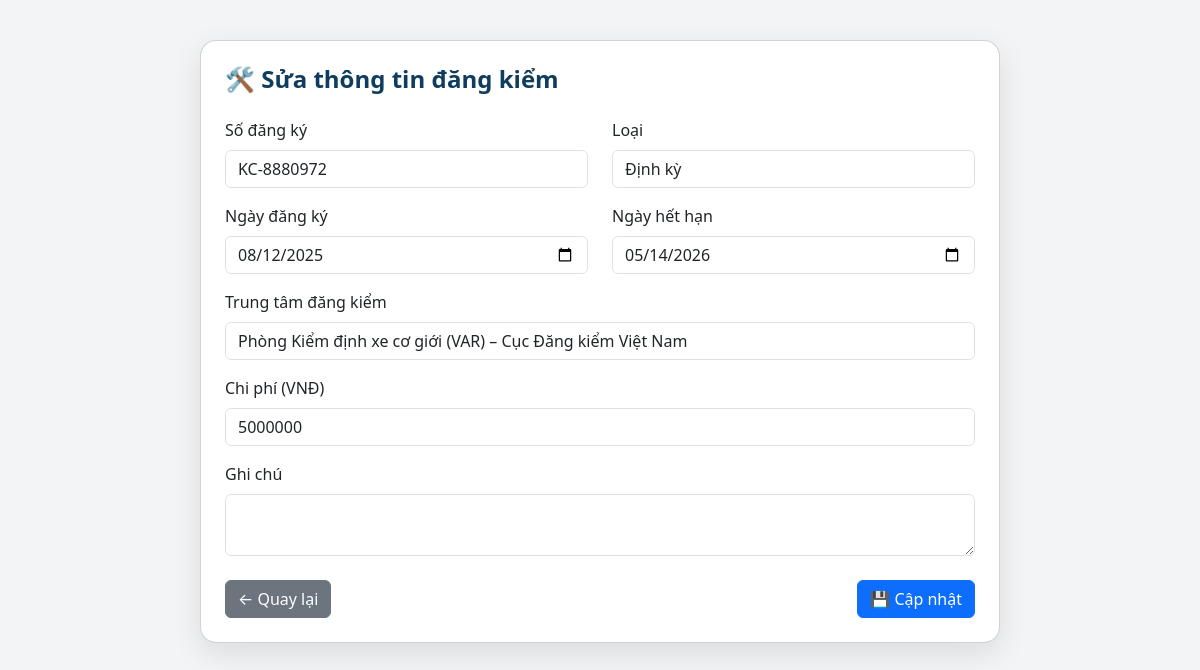
The page /sua-dang-kiem/2 (signed in) on the database its author committed.
### tables this page shows
CREATE TABLE dang_kiem (
    id INTEGER PRIMARY KEY AUTOINCREMENT,
    vehicle_id INTEGER NOT NULL,
    so_dang_ky TEXT,
    loai TEXT,
    ngay_dang_ky DATE,
    ngay_het_han DATE,
    trung_tam TEXT
, chi_phi INTEGER DEFAULT 0, nguoi_thuc_hien TEXT, ghi_chu TEXT);

### app.py (the view, shortened to what this page needs)
@app.route("/sua-dang-kiem/<int:id>", methods=["GET","POST"])
@login_required
@admin_required
def sua_dang_kiem(id):
    con = db()
    data = con.execute(
        "SELECT * FROM dang_kiem WHERE id=?",
        (id,)
    ).fetchone()
    con.close()
    return render_template("sua_dang_kiem.html", data=data)

### app.py (called while the page is built)
def db():
    con = sqlite3.connect(
        "fleet.db",
        timeout=30,
        check_same_thread=False
    )
    con.row_factory = sqlite3.Row
    con.execute("PRAGMA journal_mode=WAL;")
    con.execute("PRAGMA synchronous=NORMAL;")
    return con

@app.before_request
def auto_session_timeout():
    session.permanent = True
    now = int(time.time())
    if "last_activity" in session:
        elapsed = now - session["last_activity"]
        if elapsed > 900:
            session.clear()
            return redirect("/login")
    session["last_activity"] = now

def login_required(f):
    @wraps(f)
    def decorated(*args, **kwargs):
        if "user_id" not in session:
            return redirect("/login")
        return f(*args, **kwargs)
    return decorated

def admin_required(f):
    @wraps(f)
    def decorated(*args, **kwargs):
        if session.get("role") != "admin":
            return "Không có quyền truy cập", 403
        return f(*args, **kwargs)
    return decorated

### templates/sua_dang_kiem.html (shortened to what this page needs)
<!DOCTYPE html>
<html lang="vi">
<head>
<link href="https://cdn.jsdelivr.net/npm/bootstrap@5.3.2/dist/css/bootstrap.min.css" rel="stylesheet">
</head>
<body>
<div class="card card-form p-4">
    <h4 class="header-title mb-4">🛠️ Sửa thông tin đăng kiểm</h4>
    <form method="POST">
        <div class="row mb-3">
            <div class="col-md-6">
                <label class="form-label">Số đăng ký</label>
                <input type="text"
                       name="so_dang_ky"
                       value="{{ data.so_dang_ky }}"
                       class="form-control" required>
            </div>
            <div class="col-md-6">
                <label class="form-label">Loại</label>
                <input type="text"
                       name="loai"
                       value="{{ data.loai }}"
                       class="form-control">
            </div>
        </div>
        <div class="row mb-3">
            <div class="col-md-6">
                <label class="form-label">Ngày đăng ký</label>
                <input type="date"
                       name="ngay_dang_ky"
                       value="{{ data.ngay_dang_ky }}"
                       class="form-control" required>
            </div>
            <div class="col-md-6">
                <label class="form-label">Ngày hết hạn</label>
                <input type="date"
                       name="ngay_het_han"
                       value="{{ data.ngay_het_han }}"
                       class="form-control" required>
            </div>
        </div>
        <div class="mb-3">
            <label class="form-label">Trung tâm đăng kiểm</label>
            <input type="text"
                   name="trung_tam"
                   value="{{ data.trung_tam }}"
                   class="form-control">
        </div>
        <div class="mb-3">
            <label class="form-label">Chi phí (VNĐ)</label>
            <input type="text"
                   name="chi_phi"
                   value="{{ data.chi_phi }}"
                   class="form-control"
                   oninput="formatCurrency(this)">
        </div>
        <div class="mb-4">
            <label class="form-label">Ghi chú</label>
            <textarea name="ghi_chu"
                      class="form-control"
                      rows="2">{{ data.ghi_chu }}</textarea>
        </div>
        <div class="d-flex justify-content-between">
            <a href="/lich-su-dang-kiem" class="btn btn-secondary">
                ← Quay lại
            </a>
            <button type="submit" class="btn btn-primary">
                💾 Cập nhật
            </button>
        </div>
    </form>
</div>
</body>
</html>

### templates/sua_dang_kiem.html (style rules this page uses)
body { background:#f3f4f6; }
.card-form { max-width:800px; margin:40px auto; border-radius:16px; box-shadow:0 10px 30px rgba(0,0,0,0.1); }
.header-title { font-weight:700; color:#0F3D5E; }

### rows shown on the page
dang_kiem: so_dang_ky "KC-8880972", loai "Định kỳ", ngay_dang_ky "08/12/2025", ngay_het_han "05/14/2026", trung_tam "Phòng Kiểm định xe cơ giới (VAR) – Cục Đăng kiểm Việt Nam", chi_phi "5000000"
